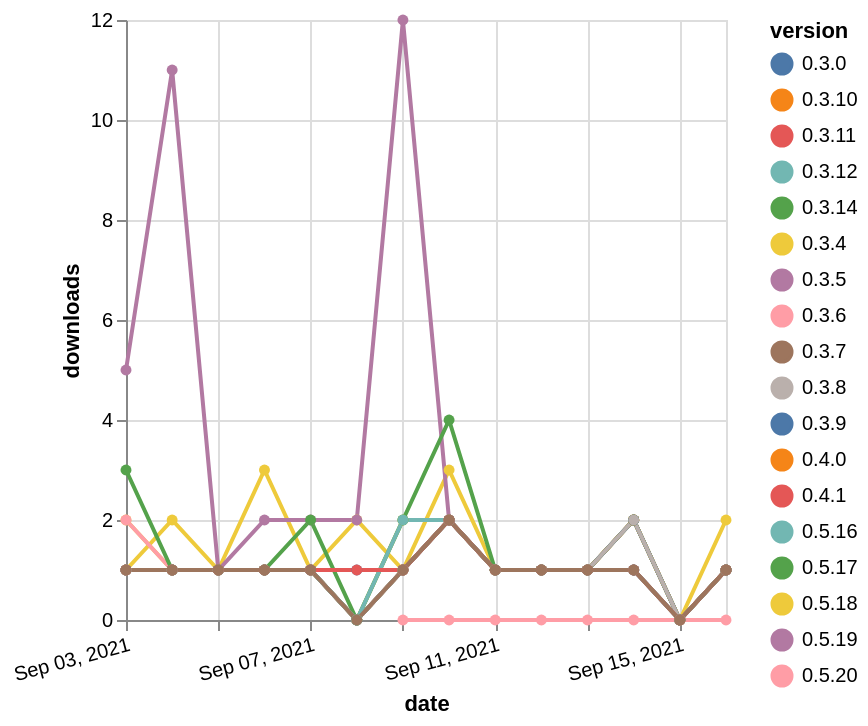

This figure's Vega-Lite source:
### Vega-Lite specification from a JSON file in a GitHub repository (floating-point values rounded to 4 significant figures; data arrays with more than 128 entries replaced by an {"elided": "..."} marker saying what was removed)
{"$schema": "https://vega.github.io/schema/vega-lite/v5.json", "description": "A simple bar chart with embedded data.", "data": {"values": {"elided": "246 records"}}, "width": "container", "mark": {"type": "line", "point": {"filled": true}}, "encoding": {"x": {"field": "date", "type": "temporal", "timeUnit": "yearmonthdate", "title": "date", "axis": {"labelAngle": -15}}, "y": {"field": "delta", "type": "quantitative", "title": "downloads"}, "color": {"field": "version", "type": "nominal"}, "tooltip": {"field": "delta"}}}
